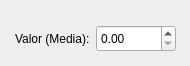
     <widget class="QWidget" name="exponential_4_server_2">
      <widget class="QWidget" name="normal_ent_28" native="true">
       <property name="geometry">
        <rect>
         <x>10</x>
         <y>20</y>
         <width>171</width>
         <height>37</height>
        </rect>
       </property>
       <layout class="QHBoxLayout" name="normal_layout_ent_32" stretch="0,0">
        <property name="sizeConstraint">
         <enum>QLayout::SetDefaultConstraint</enum>
        </property>
        <property name="leftMargin">
         <number>5</number>
        </property>
        <property name="topMargin">
         <number>5</number>
        </property>
        <property name="rightMargin">
         <number>5</number>
        </property>
        <property name="bottomMargin">
         <number>5</number>
        </property>
        <item>
         <widget class="QLabel" name="label_37">
          <property name="sizePolicy">
           <sizepolicy hsizetype="Minimum" vsizetype="Minimum">
            <horstretch>0</horstretch>
            <verstretch>0</verstretch>
           </sizepolicy>
          </property>
          <property name="minimumSize">
           <size>
            <width>0</width>
            <height>0</height>
           </size>
          </property>
          <property name="text">
           <string>Valor (Media):</string>
          </property>
         </widget>
        </item>
        <item>
         <widget class="QDoubleSpinBox" name="expo_media_server_2">
          <property name="sizePolicy">
           <sizepolicy hsizetype="Expanding" vsizetype="Expanding">
            <horstretch>0</horstretch>
            <verstretch>0</verstretch>
           </sizepolicy>
          </property>
         </widget>
        </item>
       </layout>
      </widget>
     </widget>
